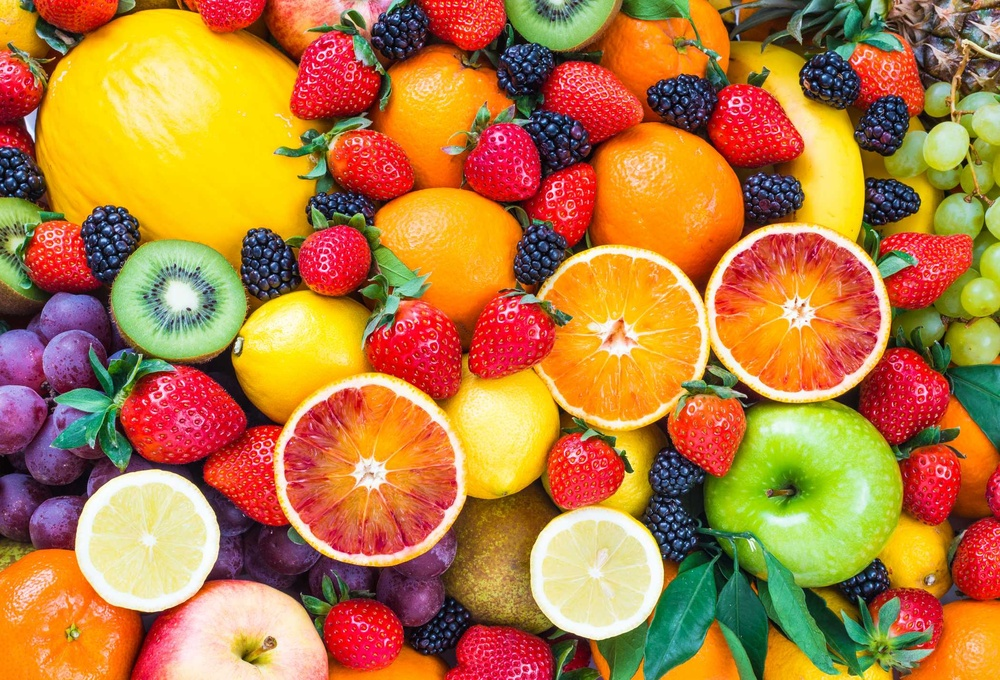
#> input picture lab5/fruit.jpg, 1000 x 680 px, shrunk from 2100 x 1427 before the run
$ jupyter execute 2.2.ipynb
#> lines starting #> are read from the running program, lines starting #| are printed output that depends on the picture; after the words box and inside, x2 and y2 are one past the last pixel; in counts of white or black regions, pixels touching at a corner belong together
[cell 1]
import cv2
from PIL import Image
import numpy as np
import imageio.v2 as iio
import scipy.ndimage as nd
from scipy.ndimage import label
import matplotlib.pylab as plt
from skimage.filters import threshold_local

# opening the image and converting it to grayscale
data = cv2.imread('fruit.jpg')
#> data is the input picture: shape (680, 1000, 3); mean B, G, R 63, 124.4, 181.7
# converting image from color to grayscale
a = cv2.cvtColor(data, cv2.COLOR_BGR2GRAY)
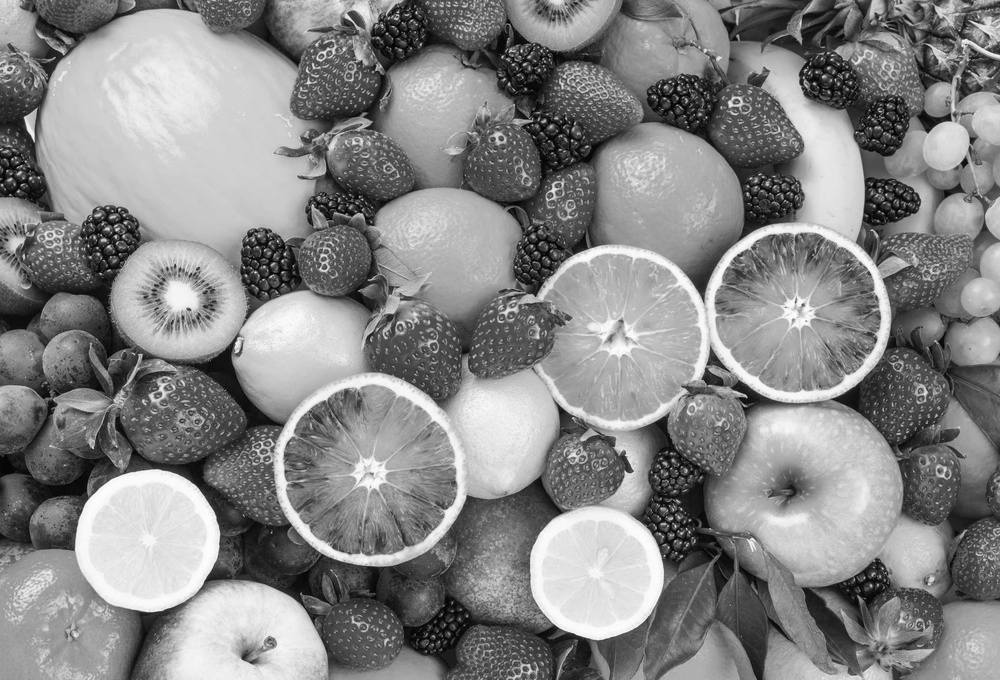
#> a: shape (680, 1000); min 0, max 254, mean 134.5
# thresholding the image to obtain cell pixels
thresh, b1 = cv2.threshold(a, 0, 255, cv2.THRESH_BINARY_INV + cv2.THRESH_OTSU)
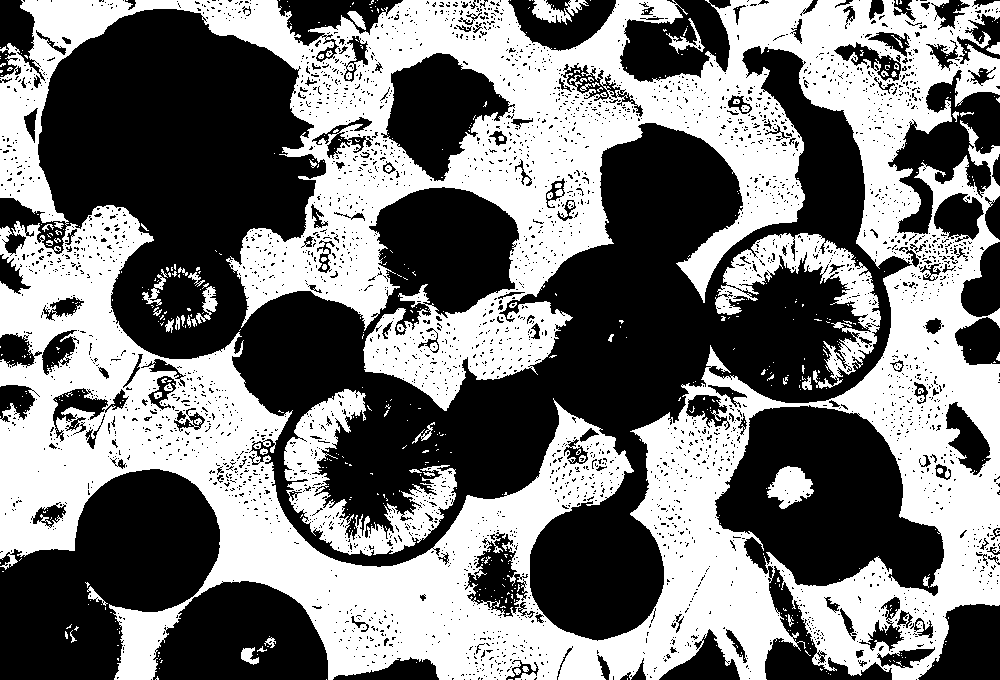
#> b1: shape (680, 1000); 47.2% white; 555 white regions (486 under 20 px), largest, box (x1, y1, x2, y2) and area: (0, 0, 1000, 680) 297076, (284, 389, 457, 556) 9531, (715, 233, 881, 389) 7356
#> thresh = 131
# since Otsu's method has over segmented the image
# erosion operation is performed
b2 = cv2.erode(b1, None, iterations = 2)
#> b2: shape (680, 1000); 25.9% white; 514 white regions (380 under 20 px), largest, box (x1, y1, x2, y2) and area: (106, 346, 791, 680) 51911, (240, 0, 810, 322) 39869, (793, 218, 1000, 680) 23911
# distance transform is performed
dist_trans = cv2.distanceTransform(b2, 2, 3)
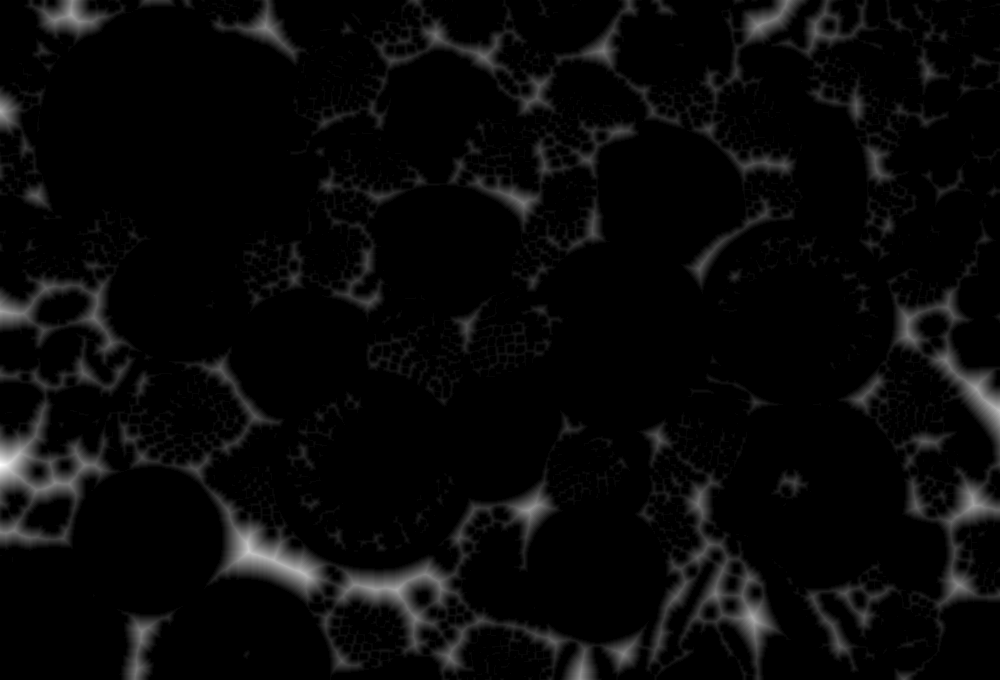
#> dist_trans: shape (680, 1000) float32; min 0, max 33.46, mean 1.2; drawn with min black and max white
# thresholding the distance transform image to obtain
# pixels that are foreground
thresh, dt = cv2.threshold(dist_trans, 1, 255, cv2.THRESH_BINARY)
#> dt: shape (680, 1000) float32; 20.1% white; 547 white regions (413 under 20 px), largest, box (x1, y1, x2, y2) and area: (117, 348, 786, 680) 41122, (839, 220, 1000, 651) 15881, (308, 0, 809, 191) 15215
# performing labeling
labelled, ncc = label(dt)
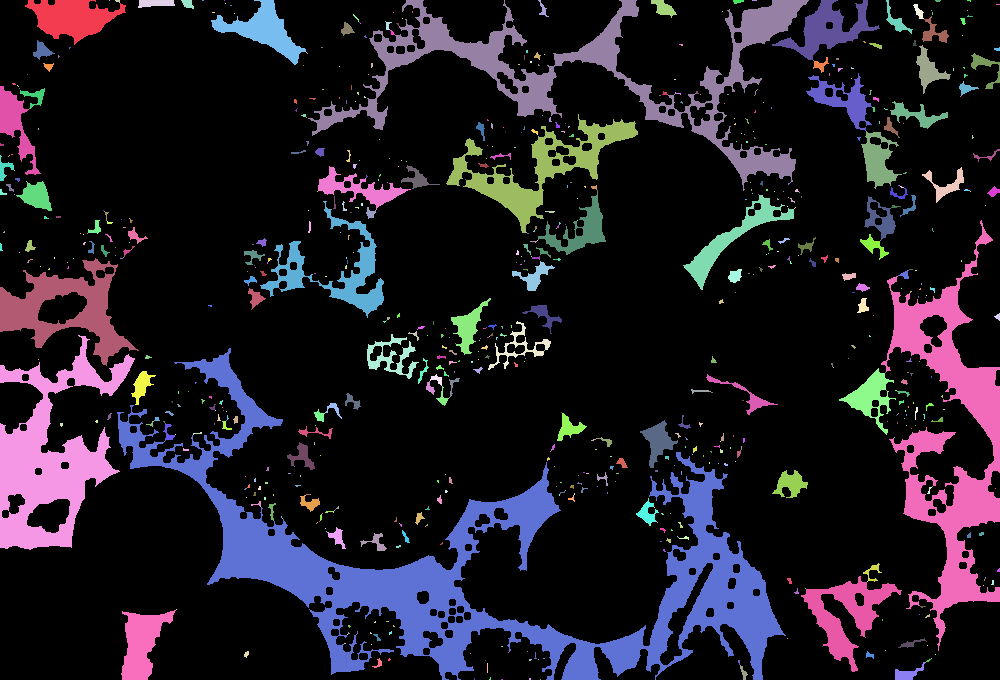
#> labelled: shape (680, 1000) int32; 710 distinct labels, from 0 to 709; one colour per label, 0 black
#> ncc = 709
# labelled is converted to 32-bit integer
labelled = labelled.astype(np.int32)
# performing watershed
cv2.watershed(data, labelled)
b = Image.fromarray(labelled)
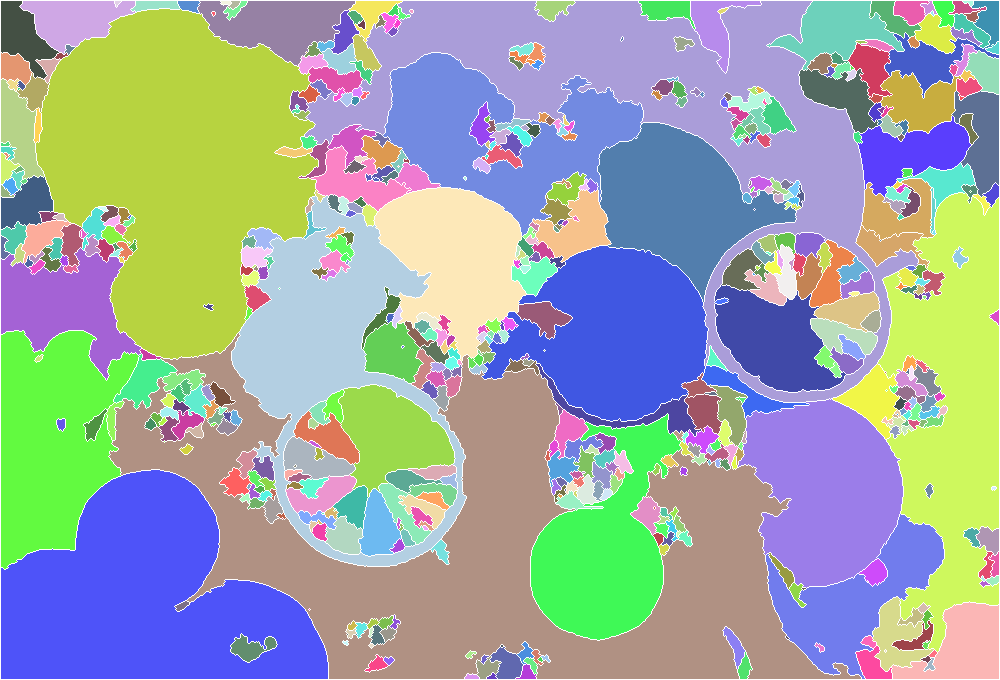
#> b: PIL image 1000x680 I; 705 distinct labels, from -1 to 707; one colour per label, 0 black, -1 white

plt.imshow(b)
plt.show()
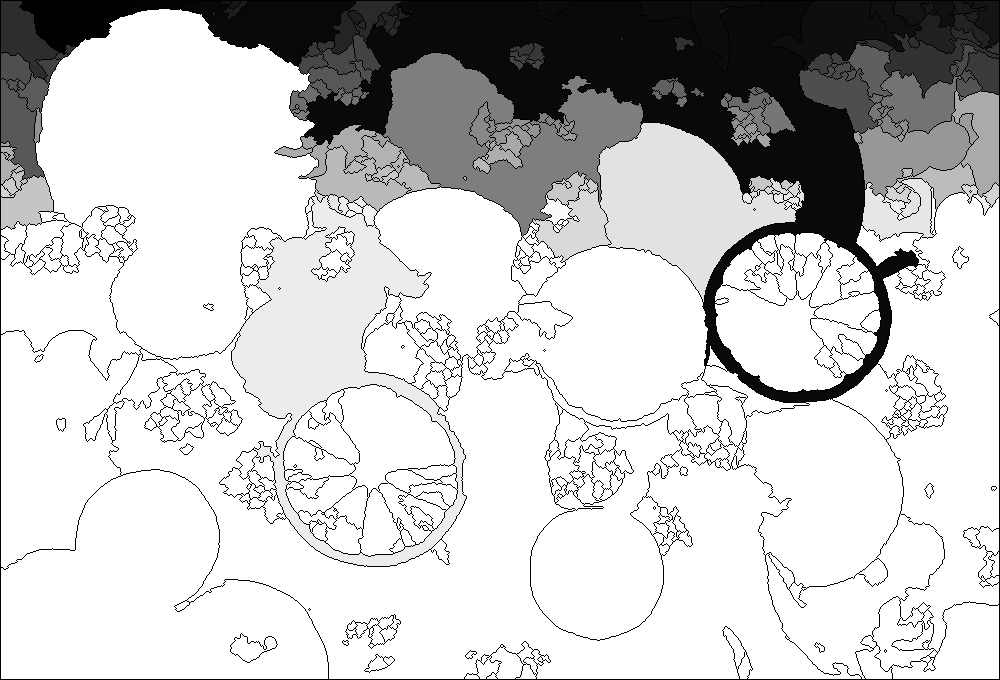
#> shown: shape (680, 1000, 4); mean R, G, B, A 200.5, 200.5, 200.5, 255
